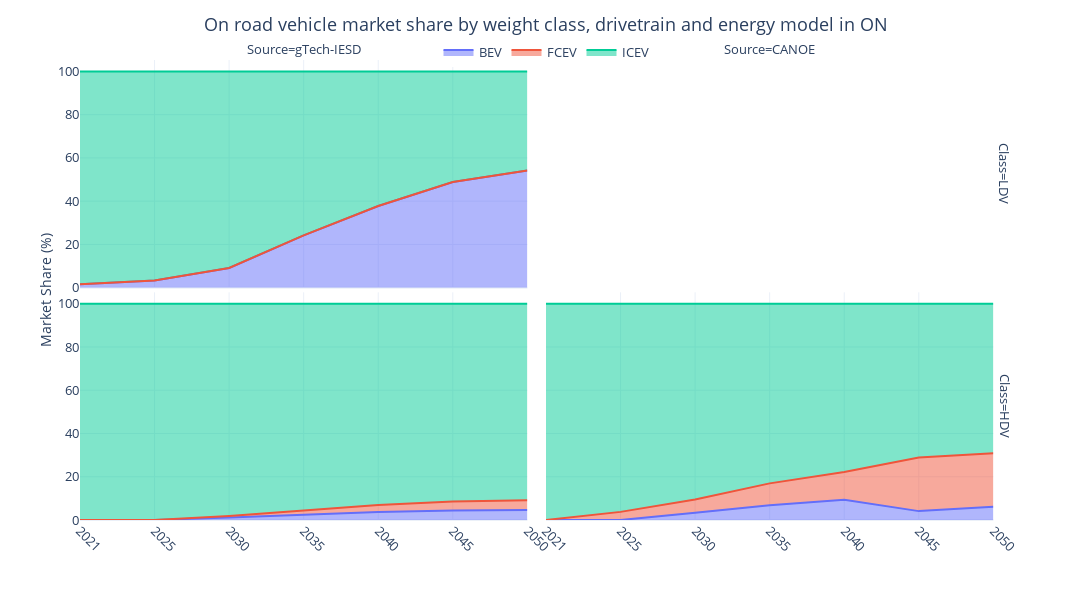

The cell this chart's notebook holds for it:
### Code cell
ref_fig = ref_trnnewcap[ref_trnnewcap['Vehicle Class'].isin(['LD Car', 'LD Truck', 'HD Truck'])][['Period', 'Carrier', 'Vehicle Class', 'New Capacity']]
ref_fig['Carrier'] = ref_fig.Carrier.map(gtech_carrier_mapping)
ref_fig['Vehicle Class'] = ref_fig['Vehicle Class'].map(gtech_class_mapping)
ref_fig = ref_fig.groupby(['Period', 'Carrier', 'Vehicle Class'], as_index=False).sum()

veh_tot_cap = ref_fig.groupby(['Period', 'Vehicle Class'], as_index=False).sum('New Capacity')
ref_fig = pd.merge(ref_fig, veh_tot_cap, on=['Period', 'Vehicle Class'], suffixes=('', '_sum'))
ref_fig['Market Share (%)'] = ref_fig['New Capacity'] / ref_fig['New Capacity_sum'] * 100
ref_fig.rename(columns={'Vehicle Class': 'Class', 'Carrier': 'Drivetrain'}, inplace=True)

ref_fig['Source'] = 'CANOE'
gtech23_ref_vehshare['Source'] = 'gTech-IESD'
gtech23_ref_vehshare['Period'] = gtech23_ref_vehshare['Period'].astype(str)
fig_df = pd.concat([ref_fig[['Period', 'Class', 'Drivetrain', 'Source', 'Market Share (%)']], gtech23_ref_vehshare[['Period', 'Class', 'Drivetrain', 'Source', 'Market Share (%)']]]).reset_index(drop=True)
fig_df['Class'] = pd.Categorical(fig_df['Class'], categories=['LDV', 'HDV'], ordered=True)
fig_df = fig_df.sort_values(['Class', 'Period'])

fig = px.area(fig_df, x='Period', y='Market Share (%)', color='Drivetrain', facet_col='Source', facet_row='Class',
              template='plotly_white',
              facet_col_spacing=0.02,
              facet_row_spacing=0.01,
              width=1100, height=600
              )

fig.update_layout(
    title=dict(text='On road vehicle market share by weight class, drivetrain and energy model in ON',
               x=0.5,
               y=0.97,
               xanchor='center',
               yanchor='top'
               ),
    xaxis=dict(title='Period'),
    yaxis=dict(title='Market Share (%)'),
    yaxis_title_standoff=0,
    legend_title_text='',
    bargap=0.1,
    legend=dict(orientation='h',
                yanchor='top',
                y=1.05,
                xanchor='center',
                x=0.5),
    font=dict(size=13,
              # family="Open Sans"
              ))

for axis in fig.layout:
    if axis.startswith('yaxis'):
        fig.layout[axis].title.text = ''
    if axis.startswith('xaxis'):
        fig.layout[axis].title.text = ''

fig.update_xaxes(tickangle=45)

fig.add_annotation(
    text="Market Share (%)",
    x=-0.05,  # Adjust x position as needed
    y=0.5,
    xref="paper",
    yref="paper",
    showarrow=False,
    textangle=-90,
    font=dict(size=14))

fig.show()

### Figure 1 — Plotly figure (JSON) as saved in the notebook; plotly's stock layout.template omitted (floating-point values rounded to 4 significant figures)
{"data": [{"fillpattern": {"shape": ""}, "hovertemplate": "Drivetrain=BEV<br>Class=LDV<br>Source=gTech-IESD<br>Period=%{x}<br>Market Share (%)=%{y}<extra></extra>", "legendgroup": "BEV", "line": {"color": "#636efa"}, "marker": {"symbol": "circle"}, "mode": "lines", "name": "BEV", "orientation": "v", "showlegend": true, "stackgroup": "1", "type": "scatter", "x": ["2021", "2025", "2030", "2035", "2040", "2045", "2050"], "xaxis": "x3", "y": [1.605, 3.29, 9.122, 24.21, 37.77, 48.86, 54.23], "yaxis": "y3"}, {"fillpattern": {"shape": ""}, "hovertemplate": "Drivetrain=BEV<br>Class=HDV<br>Source=gTech-IESD<br>Period=%{x}<br>Market Share (%)=%{y}<extra></extra>", "legendgroup": "BEV", "line": {"color": "#636efa"}, "marker": {"symbol": "circle"}, "mode": "lines", "name": "BEV", "orientation": "v", "showlegend": false, "stackgroup": "1", "type": "scatter", "x": ["2021", "2025", "2030", "2035", "2040", "2045", "2050"], "xaxis": "x", "y": [0.0, 0.0, 1.176, 2.455, 3.654, 4.385, 4.568], "yaxis": "y"}, {"fillpattern": {"shape": ""}, "hovertemplate": "Drivetrain=BEV<br>Class=HDV<br>Source=CANOE<br>Period=%{x}<br>Market Share (%)=%{y}<extra></extra>", "legendgroup": "BEV", "line": {"color": "#636efa"}, "marker": {"symbol": "circle"}, "mode": "lines", "name": "BEV", "orientation": "v", "showlegend": false, "stackgroup": "1", "type": "scatter", "x": ["2021", "2025", "2030", "2035", "2040", "2045", "2050"], "xaxis": "x2", "y": [0.0, 0.0, 3.298, 6.784, 9.335, 4.105, 6.144], "yaxis": "y2"}, {"fillpattern": {"shape": ""}, "hovertemplate": "Drivetrain=FCEV<br>Class=LDV<br>Source=gTech-IESD<br>Period=%{x}<br>Market Share (%)=%{y}<extra></extra>", "legendgroup": "FCEV", "line": {"color": "#EF553B"}, "marker": {"symbol": "circle"}, "mode": "lines", "name": "FCEV", "orientation": "v", "showlegend": true, "stackgroup": "1", "type": "scatter", "x": ["2021", "2025", "2030", "2035", "2040", "2045", "2050"], "xaxis": "x3", "y": [3.873e-05, 0.0001936, 0.0002693, 0.0003385, 0.0003832, 0.0004572, 0.0005939], "yaxis": "y3"}, {"fillpattern": {"shape": ""}, "hovertemplate": "Drivetrain=FCEV<br>Class=HDV<br>Source=gTech-IESD<br>Period=%{x}<br>Market Share (%)=%{y}<extra></extra>", "legendgroup": "FCEV", "line": {"color": "#EF553B"}, "marker": {"symbol": "circle"}, "mode": "lines", "name": "FCEV", "orientation": "v", "showlegend": false, "stackgroup": "1", "type": "scatter", "x": ["2021", "2025", "2030", "2035", "2040", "2045", "2050"], "xaxis": "x", "y": [0.0, 0.0, 0.7148, 1.987, 3.255, 4.201, 4.595], "yaxis": "y"}, {"fillpattern": {"shape": ""}, "hovertemplate": "Drivetrain=FCEV<br>Class=HDV<br>Source=CANOE<br>Period=%{x}<br>Market Share (%)=%{y}<extra></extra>", "legendgroup": "FCEV", "line": {"color": "#EF553B"}, "marker": {"symbol": "circle"}, "mode": "lines", "name": "FCEV", "orientation": "v", "showlegend": false, "stackgroup": "1", "type": "scatter", "x": ["2021", "2025", "2030", "2035", "2040", "2045", "2050"], "xaxis": "x2", "y": [0.0, 3.757, 6.22, 10.15, 12.88, 24.8, 24.75], "yaxis": "y2"}, {"fillpattern": {"shape": ""}, "hovertemplate": "Drivetrain=ICEV<br>Class=LDV<br>Source=gTech-IESD<br>Period=%{x}<br>Market Share (%)=%{y}<extra></extra>", "legendgroup": "ICEV", "line": {"color": "#00cc96"}, "marker": {"symbol": "circle"}, "mode": "lines", "name": "ICEV", "orientation": "v", "showlegend": true, "stackgroup": "1", "type": "scatter", "x": ["2021", "2025", "2030", "2035", "2040", "2045", "2050"], "xaxis": "x3", "y": [98.4, 96.71, 90.88, 75.79, 62.23, 51.14, 45.77], "yaxis": "y3"}, {"fillpattern": {"shape": ""}, "hovertemplate": "Drivetrain=ICEV<br>Class=HDV<br>Source=gTech-IESD<br>Period=%{x}<br>Market Share (%)=%{y}<extra></extra>", "legendgroup": "ICEV", "line": {"color": "#00cc96"}, "marker": {"symbol": "circle"}, "mode": "lines", "name": "ICEV", "orientation": "v", "showlegend": false, "stackgroup": "1", "type": "scatter", "x": ["2021", "2025", "2030", "2035", "2040", "2045", "2050"], "xaxis": "x", "y": [100.0, 100.0, 98.11, 95.56, 93.09, 91.41, 90.84], "yaxis": "y"}, {"fillpattern": {"shape": ""}, "hovertemplate": "Drivetrain=ICEV<br>Class=HDV<br>Source=CANOE<br>Period=%{x}<br>Market Share (%)=%{y}<extra></extra>", "legendgroup": "ICEV", "line": {"color": "#00cc96"}, "marker": {"symbol": "circle"}, "mode": "lines", "name": "ICEV", "orientation": "v", "showlegend": false, "stackgroup": "1", "type": "scatter", "x": ["2021", "2025", "2030", "2035", "2040", "2045", "2050"], "xaxis": "x2", "y": [100.0, 96.24, 90.48, 83.07, 77.79, 71.09, 69.1], "yaxis": "y2"}], "layout": {"annotations": [{"showarrow": false, "text": "Source=gTech-IESD", "x": 0.24, "xanchor": "center", "xref": "paper", "y": 1, "yanchor": "bottom", "yref": "paper"}, {"showarrow": false, "text": "Source=CANOE", "x": 0.74, "xanchor": "center", "xref": "paper", "y": 1, "yanchor": "bottom", "yref": "paper"}, {"showarrow": false, "text": "Class=HDV", "textangle": 90, "x": 0.98, "xanchor": "left", "xref": "paper", "y": 0.2475, "yanchor": "middle", "yref": "paper"}, {"showarrow": false, "text": "Class=LDV", "textangle": 90, "x": 0.98, "xanchor": "left", "xref": "paper", "y": 0.7525, "yanchor": "middle", "yref": "paper"}, {"font": {"size": 14}, "showarrow": false, "text": "Market Share (%)", "textangle": -90, "x": -0.05, "xref": "paper", "y": 0.5, "yref": "paper"}], "bargap": 0.1, "font": {"size": 13}, "height": 600, "legend": {"orientation": "h", "title": {"text": ""}, "tracegroupgap": 0, "x": 0.5, "xanchor": "center", "y": 1.05, "yanchor": "top"}, "margin": {"t": 60}, "title": {"text": "On road vehicle market share by weight class, drivetrain and energy model in ON", "x": 0.5, "xanchor": "center", "y": 0.97, "yanchor": "top"}, "width": 1100, "xaxis": {"anchor": "y", "domain": [0, 0.48], "tickangle": 45, "title": {"text": ""}}, "xaxis2": {"anchor": "y2", "domain": [0.5, 0.98], "matches": "x", "tickangle": 45, "title": {"text": ""}}, "xaxis3": {"anchor": "y3", "domain": [0, 0.48], "matches": "x", "showticklabels": false, "tickangle": 45, "title": {"text": ""}}, "xaxis4": {"anchor": "y4", "domain": [0.5, 0.98], "matches": "x", "showticklabels": false, "tickangle": 45, "title": {"text": ""}}, "yaxis": {"anchor": "x", "domain": [0, 0.495], "title": {"standoff": 0, "text": ""}}, "yaxis2": {"anchor": "x2", "domain": [0, 0.495], "matches": "y", "showticklabels": false, "title": {"text": ""}}, "yaxis3": {"anchor": "x3", "domain": [0.505, 1], "matches": "y", "title": {"text": ""}}, "yaxis4": {"anchor": "x4", "domain": [0.505, 1], "matches": "y", "showticklabels": false, "title": {"text": ""}}}}
